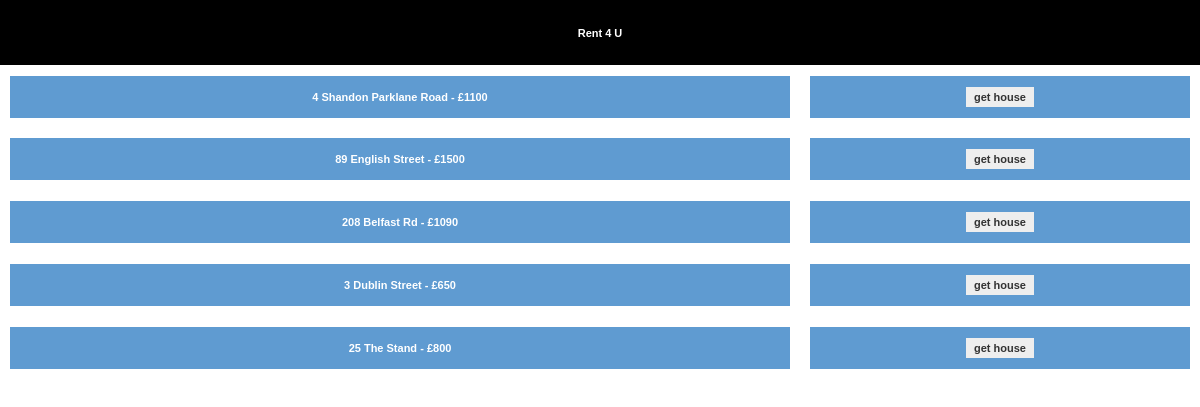
The app's page /httpdocs/07rent4u/index.php with its own data.
### tables this page shows
CREATE TABLE `07rentlist` (
  `id` int(11) NOT NULL,
  `address` varchar(1000) NOT NULL,
  `type` varchar(300) NOT NULL,
  `town` varchar(300) NOT NULL,
  `description` varchar(1000) NOT NULL,
  `image` varchar(250) NOT NULL,
  `beds` int(2) NOT NULL,
  `price` int(11) NOT NULL
);

### httpdocs/07rent4u/index.php (the view, shortened to what this page needs)
<?php
include("connect.php");
$query="SELECT * FROM 07rentlist";
$result = mysqli_query($conn, $query);
?>
<!DOCTYPE html>
<html lang="en">
<head>
    <link rel="stylesheet" href="css/normalize.css">
    <link rel="stylesheet" href="css/cutegrids.css">
    <link rel="stylesheet" href="css/mystyle.css">
</head>
<body>
<div id='head'>
	Rent 4 U
</div>
<?php
	if (mysqli_num_rows($result) > 0){
		while ($row = mysqli_fetch_assoc($result)){
			$addr = $row["address"];
			$price =$row["price"];
			$id = $row["id"];
			echo "<div class='row'>
					<div class='cute-8-tablet'>
            			<div class='box'>
						<p>$addr  - <strong>£$price</strong></p>
						</div>
					</div>
					<div class='cute-4-tablet'>
					<div class='box'>
						<a href='rent.php?sendid=$id' class='button'>get house</a>
					</div>
					</div>
				</div>";
		}
	}
?>
</body>
</html>

### httpdocs/07rent4u/css/cutegrids.css (style rules this page uses)
*, *:after, *:before { margin: 0; padding: 0; -webkit-box-sizing: border-box; -moz-box-sizing: border-box; box-sizing: border-box }
.row { width: 100%; max-width:75rem; margin:0 auto; }
[class*='cute-'] { float: left; position: relative; padding: 0.65rem; width:100%; }
[class*='cute-']:last-of-type { float: right; }
.row:after, .group:after, .clearfix:after { content: ""; display: table; clear: both }
@media only screen and (min-width: 48em) { .cute-4-tablet { width: 33.333333333333%; } }
@media only screen and (min-width: 48em) { .cute-8-tablet { width: 66.666666666667%; } }

### httpdocs/07rent4u/css/mystyle.css (style rules this page uses)
.button { font: bold 11px Arial; text-decoration: none; background-color: #EEEEEE; color: #333333; padding: 4px 8px ; }
.box { text-align: center; background:#5F9BD1; color: #fff; padding: 15px 0; }
#head { width:100%; background:#000; color:white; text-align:center; padding:20pt; }
body { font: bold 11px Arial; }

### records on screen
07rentlist: address "4 Shandon Parklane Road", price "1100"
07rentlist: address "89 English Street", price "1500"
07rentlist: address "208 Belfast Rd", price "1090"
07rentlist: address "3 Dublin Street", price "650"
07rentlist: address "25 The Stand", price "800"
